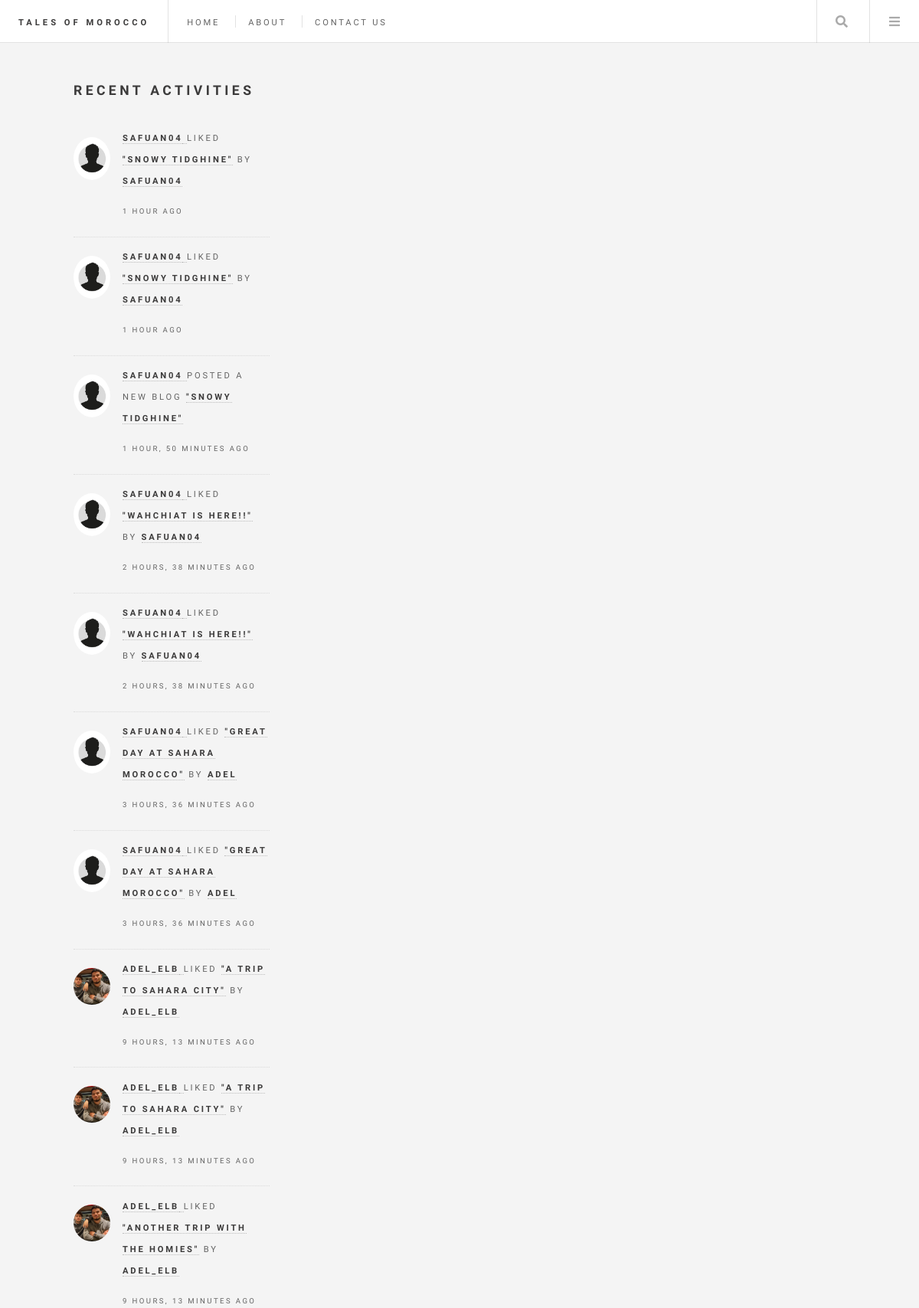
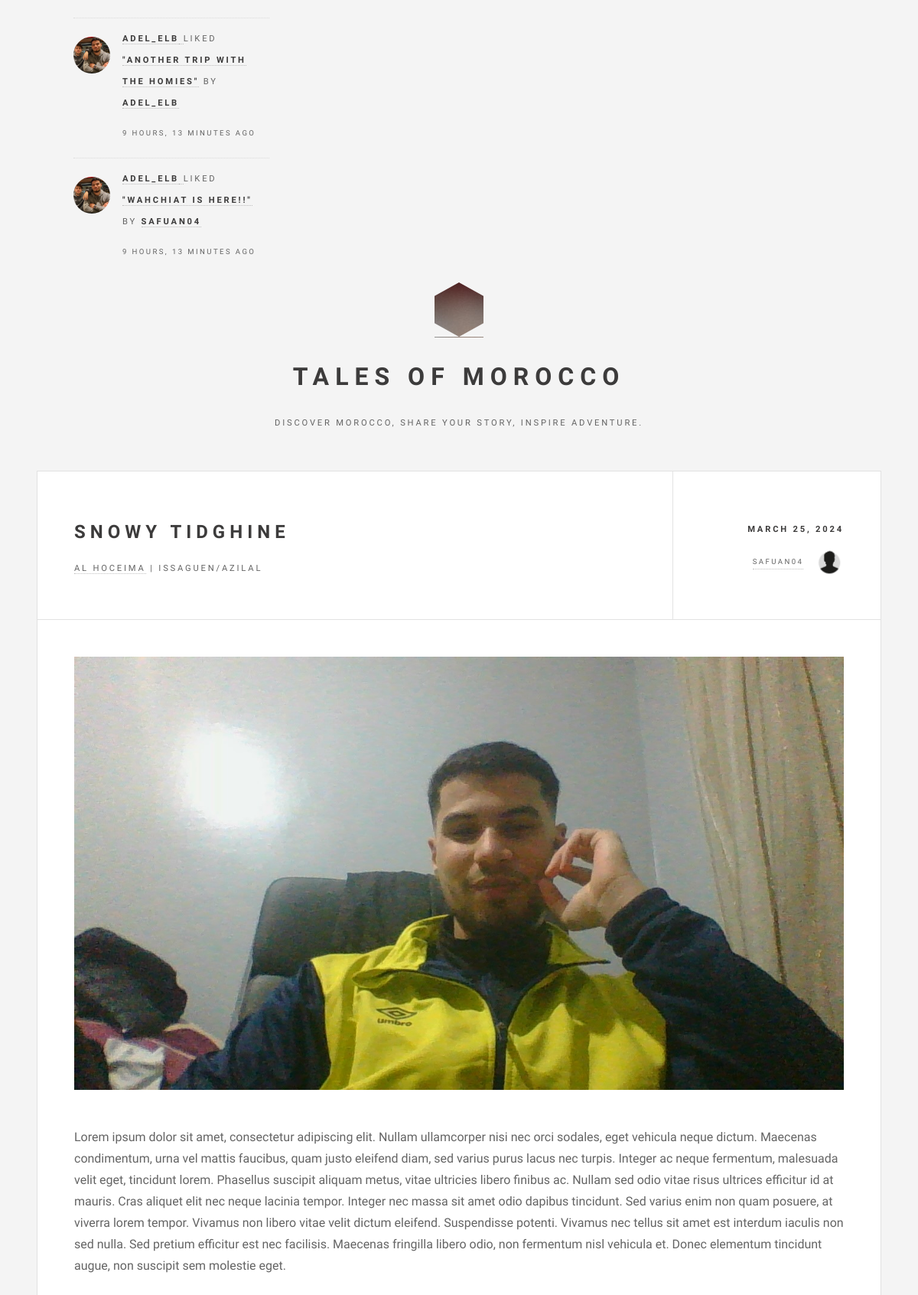
The page / (upper part) on the database its author committed (2 pictures, top to bottom).
### base/models.py (models this page shows, shortened)
class Like(models.Model):
    user = models.ForeignKey(User, on_delete=models.CASCADE)
    blogPost = models.ForeignKey(BlogPost, on_delete=models.CASCADE)
    created = models.DateTimeField(auto_now_add=True)
    def class_name(self) -> str:
        return self.__class__.__name__

class User(AbstractUser):
    name = models.CharField(max_length=200, null=True, blank=False)
    email = models.EmailField(unique=True, null=False, blank=False)
    bio = models.TextField(null=True, blank=True)
    avatar = models.ImageField(null=True, default="default.jpg")
    USERNAME_FIELD = 'email'
    REQUIRED_FIELDS = []

class BlogPost(models.Model):
    author = models.ForeignKey(User, on_delete=models.CASCADE, null=True)
    title = models.CharField(max_length=200)
    city = models.ForeignKey(City, on_delete=models.SET_NULL, null=True)
    specific_location = models.CharField(max_length=200, null=True, blank=True)
    description = models.TextField(null=False, blank=False)
    food = models.CharField(max_length=200, blank=True)
    food_rating = models.IntegerField(null=True, blank=True,
                                      validators=[MinValueValidator(1),
                                                  MaxValueValidator(5)])
    accommodation = models.CharField(max_length=200, blank=True)
    accommodation_rating = models.IntegerField(null=True, blank=True,
                                               validators=[MinValueValidator(1),
                                                           MaxValueValidator(5)])
    picture = models.ImageField(null=True, blank=True)
    likes = models.IntegerField(default=0)
    updated = models.DateTimeField(auto_now=True)
    created = models.DateTimeField(auto_now_add=True)
    class Meta:
        ordering = ['-created']
    def class_name(self) -> str:
        return self.__class__.__name__

class City(models.Model):
    name = models.CharField(max_length=200)
    def __str__(self) -> str:
        return self.name

### base/views.py (the view)
# urls.py: 2. Add a URL to urlpatterns:  path('', views.home, name='home')
def home(request):
    query = request.GET.get('s_query') if request.GET.get('s_query') else ''
    posts_list = BlogPost.objects.filter(
        Q(city__name__icontains=query) |
        Q(title__icontains=query) |
        Q(specific_location__icontains=query)
    )
    likes = Like.objects.all()
    comments = Like.objects.all()
    posts = paginatePosts(request, posts_list)
    postSetup(request, posts)
    activities = sortActivities(posts, likes, comments)
    context = {
        'title': 'Home',
        'posts': posts,
        'activities': activities[:12]
    }
    return render(request, 'home.html', context)

### base/views.py (called while the page is built)
def postSetup(request, posts):
    for post in posts:
        post.comments = post.comment_set.all()
    user_likes = None;
    if request.user.is_authenticated:
        user_likes = Like.objects.filter(user=request.user)
    for post in posts:
        post.user_liked = user_likes.filter(blogPost=post).exists() if user_likes else False

def sortActivities(posts, likes, comments):
    activities = sorted(
        chain(posts, comments, likes),
        key=attrgetter('created'),
        reverse=True
    )
    return activities

def paginatePosts(request, posts):
    paginator = Paginator(posts, 3)
    page = request.GET.get('page', 1)
    custom_page = request.GET.get('page-input')
    if custom_page:
        page = custom_page
    posts = paginator.get_page(page)
    return posts

### base/templates/home.html (shortened to what this page needs)
{% extends 'layout.html' %}
{% load static %}
{% block content %}
  <div id="wrapper">
    {% include 'header_menu.html' %}
    {% include 'activity_feed.html'%}
    {% include 'index-posts.html' %}
    {% include 'explore_by.html' %}
  </div>
{% endblock %}

### base/templates/activity_feed.html (shortened to what this page needs)
<section id="activity-feed">
  <header>
    <h2>Recent Activities</h2><br>
  </header>
  <section>
    <ul class="posts">
      {% for activity in activities %}
      {% if activity.class_name == 'Like' %}
      <li>
        <article>
          <header>
            <p><b><a href="{% url 'profile' activity.user.id %}">{{ activity.user.username }}</b>
            </a> Liked <b><a href="{% url 'blog' activity.blogPost.id %}">"{{ activity.blogPost.title }}"</a></b>
            by <b><a href="{% url 'profile' activity.blogPost.author.id %}">{{ activity.blogPost.author.username }}</b></a>
            </p>
            <time class="published">{{ activity.created | timesince }} ago</time>
          </header>
          <a href="{% url 'profile' activity.user.id %}" class="image circle"><img src="{{ activity.user.avatar.url }}"" alt="" /></a>
        </article>
      </li>
      {% else %}
      <li>
        <article>
          <header>
            <p><b><a href="{% url 'profile' activity.author.id %}">{{ activity.author.username }}
            </a></b> Posted A New Blog <b><a href="{% url 'blog' activity.id %}">"{{ activity.title }}"</a></b>
            </p>
            <time class="published">{{ activity.created | timesince }} ago</time>
          </header>
          <a href="{% url 'profile' activity.author.id %}" class="image circle"><img src="{{ activity.author.avatar.url }}"" alt="" /></a>
        </article>
      </li>
      {% endif %}
      {% endfor %}
    </ul>
  </section>
</section>

### base/templates/index-posts.html (shortened to what this page needs)
{% load static %}
{% block content %}
<div id="main">
  {% for post in posts %}
  <article class="post">
    <header>
      <div class="title">
        <h2><a href="{% url 'blog' post.id %}">{{ post.title }}</a></h2>
        <p>
          <a href="{% url 'city-blogs' post.city.id %}">{{ post.city }}</a> | {{post.specific_location }}
        </p>
      </div>
      <div class="meta">
        <time class="published" datetime="2015-11-01">{{ post.created | date }}</time>
        <a href="{% url 'profile' post.author.id %}" class="author">
          <span class="name">{{ post.author.username}}</span>
          <img src="{{ post.author.avatar.url }}" alt=""/></a>
      </div>
    </header>
    {% if post.picture %}
    <a href="{% url 'blog' post.id %}" class="image featured">
      <img src="{{ post.picture.url }}" alt=""/></a>
    {% else %}
    <a href="{% url 'blog' post.id %}" class="image featured">
      <img src="{% static 'images/cuisine.jpg' %}" alt=""/></a>
    {% endif %}
    <p>{{ post.description }}</p>
  </article>
  {% endfor %}
</div>
{% endblock content %}

### static/styles/pics.css (style rules this page uses)
#activity-feed { margin-left: 3em; min-width: 16em; width: 16em; }

### rows shown on the page
Like: user.username "SAFUAN04", blogPost "SNOWY TIDGHINE", blogPost.author.username "SAFUAN04", created "1 HOUR", user.avatar (placeholder picture)
BlogPost: author.username "SAFUAN04", title "SNOWY TIDGHINE", created "1 HOUR, 50 MINUTES", author.avatar (placeholder picture), city "AL HOCEIMA", specific_location "ISSAGUEN/AZILAL", created "MARCH 25, 2024", picture (picture), description "Lorem ipsum dolor sit amet, consectetur adipiscing elit. Nullam ullamcorper nisi nec orci sodales, eget vehicula neque dictum. Maecenas condimentum, urna vel mattis faucibus, quam justo eleifend diam, sed varius purus lacus nec turpis. Integer ac neque fermentum, malesuada velit eget, tincidunt lorem. Phasellus suscipit aliquam metus, vitae ultricies libero finibus ac. Nullam sed odio vitae risus ultrices efficitur id at mauris. Cras aliquet elit nec neque lacinia tempor. Integer nec massa sit amet odio dapibus tincidunt. Sed varius enim non quam posuere, at viverra lorem tempor. Vivamus non libero vitae velit dictum eleifend. Suspendisse potenti. Vivamus nec tellus sit amet est interdum…"
Like: user.username "SAFUAN04", blogPost "WAHCHIAT IS HERE!!", blogPost.author.username "SAFUAN04", created "2 HOURS, 38 MINUTES", user.avatar (placeholder picture)
Like: user.username "SAFUAN04", blogPost "GREAT DAY AT SAHARA MOROCCO", blogPost.author.username "ADEL", created "3 HOURS, 36 MINUTES", user.avatar (placeholder picture)
Like: user.username "ADEL_ELB", blogPost "A TRIP TO SAHARA CITY", blogPost.author.username "ADEL_ELB", created "9 HOURS, 13 MINUTES", user.avatar (picture)
Like: user.username "ADEL_ELB", blogPost "ANOTHER TRIP WITH THE HOMIES", blogPost.author.username "ADEL_ELB", created "9 HOURS, 13 MINUTES", user.avatar (picture)
Like: user.username "ADEL_ELB", blogPost "WAHCHIAT IS HERE!!", blogPost.author.username "SAFUAN04", created "9 HOURS, 13 MINUTES", user.avatar (picture)
